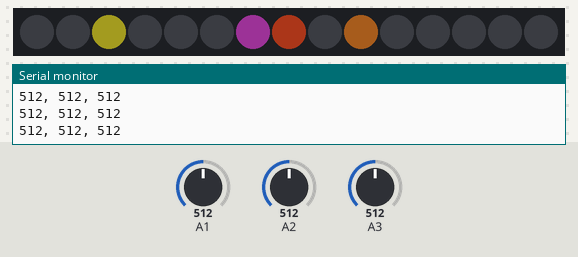
Recording of a sketch running on a simulated Arduino Uno, built with avr-gcc and run on an emulated ATmega328P. Parts: 15 RGB LEDs in strip order, left to right, the last lines printed to the serial monitor. Inputs (shaded band) come from the test bench; at power-on: A2 = 512, A3 = 512, A1 = 512. Dim RGB values are drawn brighter than linear; random numbers use the default seed unless the sketch sets one.

Above: at 4.2 s.
4.3 s: A2 set to 122
At 5.4 s:
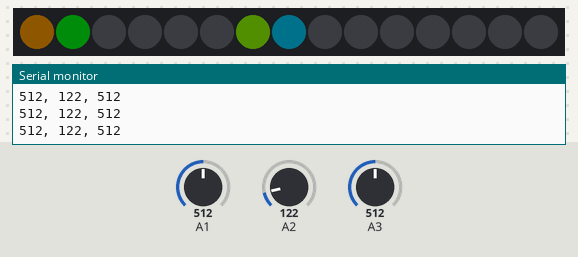
6.7 s: A3 set to 992
At 6.93 s:
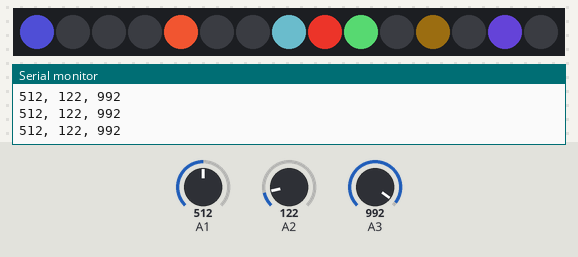
9.1 s: A3 set to 1008
At 9.36 s:
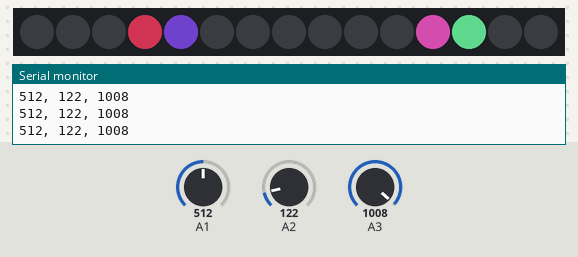
11.6 s: A2 set to 1023
At 12.39 s:
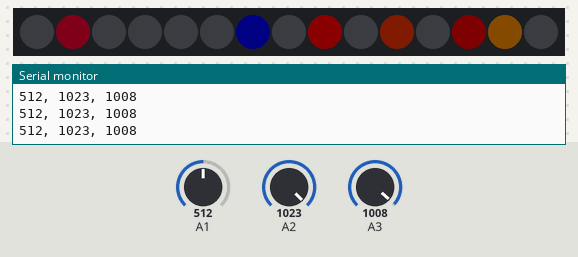
13.4 s: A1 set to 306
At 13.61 s:
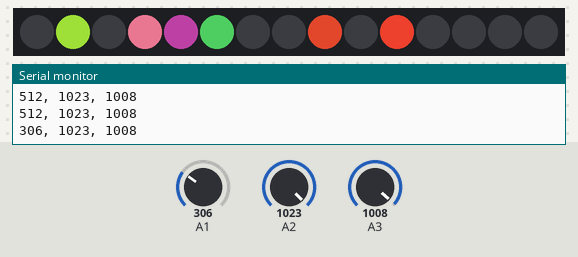

Measured:
- the behaviour switches between 999 and 1000 on A3 (found by bisection; images 2 and 3)

The sketch:

Fireworks.ino
```cpp
#include <FastLED.h>

#define PIN 6
#define NUM_LEDS 15
#define BRIGHTNESS 255

CRGB leds[NUM_LEDS];

void setup() {
    delay( 3000 ); // power-up safety delay
    FastLED.addLeds<WS2812B, PIN, GRB>(leds, NUM_LEDS).setCorrection(TypicalLEDStrip);
    FastLED.setBrightness(BRIGHTNESS);
    FastLED.setCorrection(TypicalLEDStrip);
    FastLED.setTemperature(SodiumVapor);
    Serial.begin(9600);
    pinMode(A0, INPUT);
    pinMode(A1, INPUT);
    pinMode(A2, INPUT);
}

void loop(){
  int Xval = analogRead(A1);
  int Yval = analogRead(A2);
  int Zval = analogRead(A3);

  Serial.print(Xval);
  Serial.print(", ");
  Serial.print(Yval);
  Serial.print(", ");
  Serial.print(Zval);
  Serial.println("");

  int sat = map(Xval, 0, 1023, 0, 255);
  int faderate = map(Yval, 0, 1023, 0, 100);
  int pixels = map(Zval, 0, 1023, 1, 8);
   int pxs_to_light[pixels];
   int litcount = 0;

   for(int i=0;i<NUM_LEDS;i++){
      if(leds[i] != CRGB(0,0,0)){
        litcount++;
      }
   }

   for (int i = 0; i<(pixels-litcount); i++){
      pxs_to_light[i]=random(0,(NUM_LEDS-1));
      leds[pxs_to_light[i]].setHSV(random(0,255), sat, 255);
      FastLED.delay(faderate/4);
   }

   fadeToBlackBy(leds, NUM_LEDS, 15);
   FastLED.delay(faderate);
   FastLED.show();
}
```
